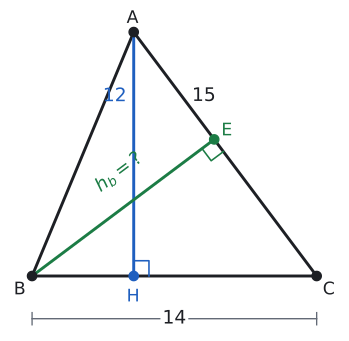

Here is the Python script that generated this plot:
import sys; sys.path.insert(0, "tools")
from cizim import *

def uz(P, Q): return round(float(np.linalg.norm(np.asarray(P) - np.asarray(Q))), 3)
def kenar(ax, P, Q, metin, G, d=0.45, renk=YAZI, fs=13):
    """[PQ] kenarının ortasına, G'nin ters tarafına etiket."""
    P, Q = np.asarray(P, float), np.asarray(Q, float); M = (P + Q) / 2
    u = (Q - P) / np.linalg.norm(Q - P); v = np.array([-u[1], u[0]])
    if np.dot(v, M - np.asarray(G)) < 0: v = -v
    ax.text(*(M + d * v), metin, ha="center", va="center", color=renk, fontsize=fs)
def dik_ayak(P, Q, R):
    """R noktasından PQ doğrusuna inen dikmenin ayağı."""
    P, Q, R = (np.asarray(t, float) for t in (P, Q, R))
    u = (Q - P) / np.linalg.norm(Q - P); return P + np.dot(R - P, u) * u
def dik(ax, ayak, p1, p2, k=0.3, renk=YAZI):
    """ayak noktasında, ayak->p1 ve ayak->p2 yönleri arasında dik açı karesi."""
    ayak = np.asarray(ayak, float)
    u = (np.asarray(p1) - ayak) / np.linalg.norm(np.asarray(p1) - ayak); v = (np.asarray(p2) - ayak) / np.linalg.norm(np.asarray(p2) - ayak)
    ax.plot(*zip(ayak + k * u, ayak + k * (u + v), ayak + k * v), color=renk, lw=1.2)
def centik(ax, P, Q, n=1, renk=YAZI, L=0.18, ara=0.12):
    """[PQ] ortasına n tane eşlik çentiği."""
    P, Q = np.asarray(P, float), np.asarray(Q, float); M = (P + Q) / 2
    u = (Q - P) / np.linalg.norm(Q - P); v = np.array([-u[1], u[0]])
    for i in range(n):
        c = M + (i - (n - 1) / 2) * ara * u
        ax.plot(*zip(c - L * v, c + L * v), color=renk, lw=1.3)

# Aynı üçgen: |BC|=14, |AC|=15, h_a=12. B'den [AC]'ye: h_b = 14*12/15 = 11,2.
B, C = np.array([0.0, 0.0]), np.array([14.0, 0.0]); H = np.array([5.0, 0.0]); A = np.array([5.0, 12.0])
E = dik_ayak(A, C, B)
print("hb", uz(B, E), "beklenen", 14 * 12 / 15)
G = (A + B + C) / 3
fig, ax = sekil(5.2, 4.4)
ax.set_aspect("equal"); ax.axis("off")
ax.plot(*zip(A, B, C, A), color=YAZI)
ax.plot(*zip(A, H), color=MAVI, lw=2.2); ax.plot(*zip(B, E), color=YESIL, lw=2.2)
dik(ax, H, A, C, k=0.75, renk=MAVI); dik(ax, E, B, C, k=0.75, renk=YESIL)
nokta(ax, *A, "A", dx=-0.35, dy=0.45); nokta(ax, *B, "B", dx=-0.9, dy=-0.9); nokta(ax, *C, "C", dx=0.3, dy=-0.9)
nokta(ax, *H, "H", dx=-0.35, dy=-1.25, renk=MAVI); nokta(ax, *E, "E", dx=0.35, dy=0.2, renk=YESIL)
# [BC] ölçü çizgisi: 14 tüm kenara aittir, yalnızca [HC]'ye değil.
yd = -2.1
ax.plot([B[0], C[0]], [yd, yd], color=SOLUK, lw=1.0)
for x in (B[0], C[0]): ax.plot([x, x], [yd - 0.3, yd + 0.3], color=SOLUK, lw=1.0)
ax.text(7.0, yd, "14", fontsize=14, ha="center", va="center", bbox=dict(fc="white", ec="none", pad=1.5))
P = A + 0.3 * (C - A); ax.text(P[0] + 0.75, P[1] + 0.45, "15", fontsize=14, ha="center", va="center")
ax.text(A[0] - 0.35, 8.6, "12", color=MAVI, fontsize=14, ha="right")
M = (B + E) / 2
ax.text(M[0] - 0.2, M[1] + 0.8, r"$h_b = ?$", color=YESIL, fontsize=14, ha="center", rotation=np.degrees(np.arctan2(E[1], E[0])))
ax.set_xlim(-1.2, 15.2); ax.set_ylim(-2.8, 13.2)
kaydet(fig, __file__)
